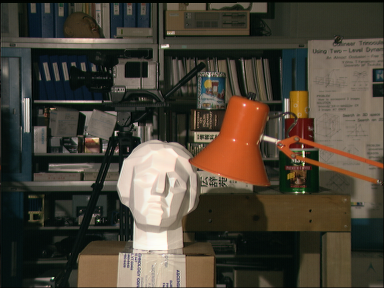
#> input picture tsukuba/left.png, 384 x 288 px
$ python main.py
#> lines starting #> are read from the running program, lines starting #| are printed output that depends on the picture
### problem.py
import cv2
import numpy as np

def distance_l1(x, y):
    return np.abs(x - y)

def distance_l2(x, y):
    return np.sqrt((x - y)**2)

loss_dict = {
    "l1_loss":{
        "distance":distance_l1,
        "cost_max":255,
    },
    "l2_loss":{
        "distance":distance_l2,
        "cost_max":255,
    }
}

def pixel_wise_matching(left_img_path, right_img_path, disparity_range, loss_type="l1_loss", file_name=False):
#> called with left_img_path = 'tsukuba/left.png', right_img_path = 'tsukuba/right.png', disparity_range = 16, loss_type = 'l2_loss', file_name = 'tsukuba/prediction'
    left_image_path = left_img_path
    left_image = cv2.imread(left_image_path)
#> left_image is the input picture: shape (288, 384, 3); mean B, G, R 55.3, 67.6, 74.7
    left_grey_image = cv2.cvtColor(left_image, cv2.COLOR_BGR2GRAY)
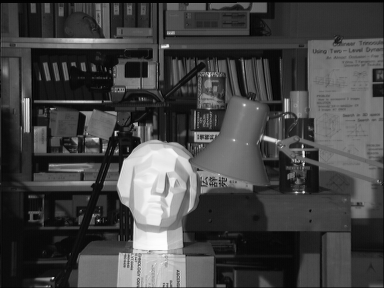
#> left_grey_image: shape (288, 384); min 0, max 253, mean 68.3
    left_grey_image = left_grey_image.astype(np.float32)


    right_image_path = right_img_path
    right_image = cv2.imread(right_image_path)
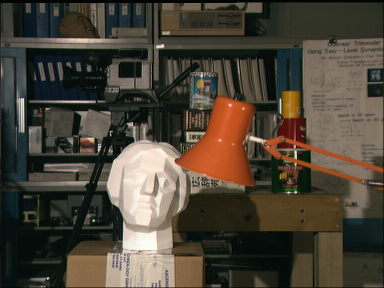
#> input picture tsukuba/right.png, 384 x 288 px
#> right_image is the input picture: shape (288, 384, 3); mean B, G, R 55.4, 67.9, 75.3
    right_grey_image = cv2.cvtColor(right_image, cv2.COLOR_BGR2GRAY)
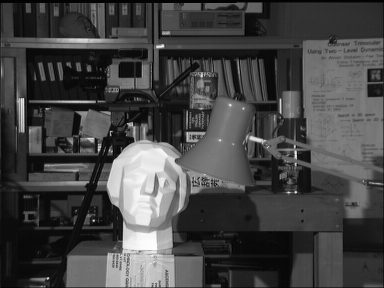
#> right_grey_image: shape (288, 384); min 0, max 254, mean 68.7
    right_grey_image = right_grey_image.astype(np.float32)

    h , w =  left_grey_image.shape
#> h = 288; w = 384
    disparity_map = np.zeros((left_grey_image.shape), dtype=np.float32)


    for i in range(h):
        for j in range(w):

            if j < disparity_range:
                cost = np.full((disparity_range,), loss_dict[loss_type]['cost_max'])
                cost [:j+1] = loss_dict[loss_type]['distance'](left_grey_image[i,j] , right_grey_image[i, j::-1])
                disparity_map[i,j] = np.argmin(cost) * (255/disparity_range)

            else:
                disparity_map[i,j] = np.argmin(loss_dict[loss_type]['distance'](left_grey_image[i,j] ,right_grey_image[i, j : j-disparity_range:-1])) * (255/disparity_range)
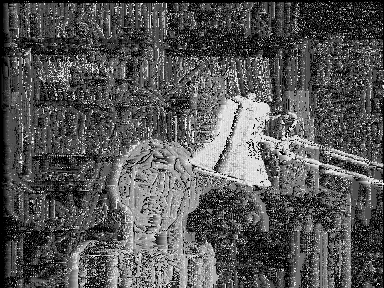
#> disparity_map: shape (288, 384) float32; min 0, max 239.1, mean 86

    if file_name:
        print('Saving result...')
        # Save results
        cv2.imwrite(f'{file_name}_{loss_type}.png', disparity_map.astype(np.uint8))
        cv2.imwrite(f'{file_name}_{loss_type}_color.png', cv2.applyColorMap(disparity_map.astype(np.uint8), cv2.COLORMAP_JET))
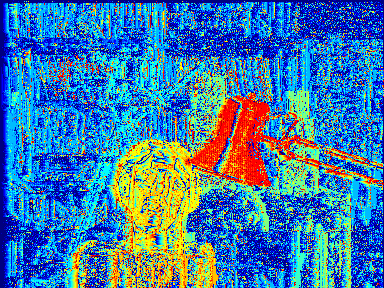
#> saved as prediction_l2_loss_color.png: shape (288, 384, 3); mean B, G, R 169.8, 122.8, 62.9
        print('Done.')

    return disparity_map.astype(np.uint8)

# [114 lines left out: functions window_based_matching, window_based_matching_cosine, not called in this run]

### main.py
import cv2
import numpy as np
from problem import pixel_wise_matching, window_based_matching, window_based_matching_cosine

pixel_wise_matching('tsukuba/left.png', 'tsukuba/right.png', disparity_range=16,loss_type='l2_loss', file_name='tsukuba/prediction')
# [5 lines of commented-out code are left out]
